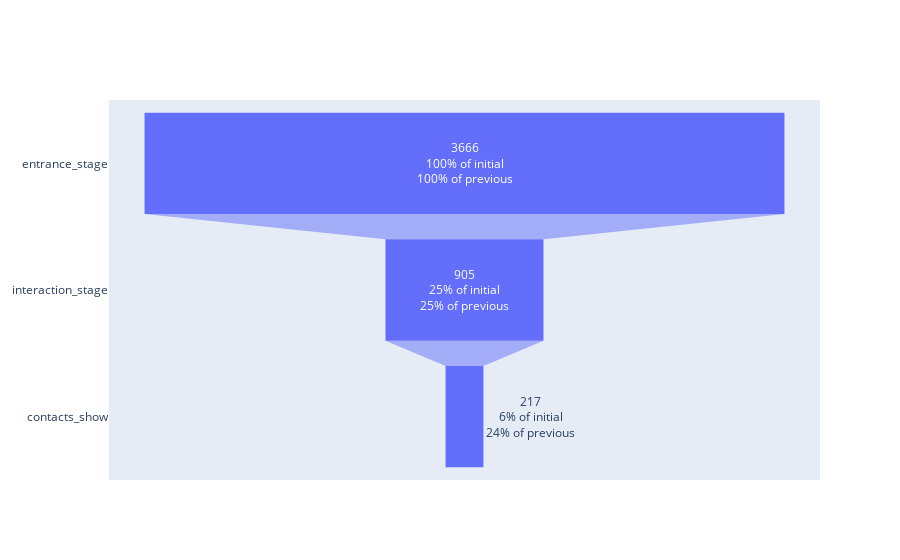

Source (notebook cell):
### Markdown cell above
Teniendo el evento objetivo como contacts_show, consideramos que todos los usuarios deben haber primero visto un anuncio recomendado o buscado un anuncio.

Luego, los usuarios debieron o hacer click en el anuncio recomendado o abrir el anuncio buscado.

Finalmente, los usuarios dan click en mostrar contacto

El flujo considerado es entrance_stage -> interaction_stage -> contacts_show

### Code cell
# consideramos el flujo: search -> advert_open -> contacts_show
# graficamos el embudo
fig = go.Figure(
    go.Funnel(
        y=["entrance_stage", "interaction_stage", "contacts_show"],
        x=[entrance_stage_nusers, interaction_stage_nusers, contacts_show_nusers],
        textinfo="value+percent previous+percent initial",
    )
)

fig.show()

### Figure 1 — Plotly figure (JSON) as saved in the notebook; plotly's stock layout.template omitted (floating-point values rounded to 4 significant figures)
{"data": [{"textinfo": "value+percent previous+percent initial", "type": "funnel", "x": [3666, 905, 217], "y": ["entrance_stage", "interaction_stage", "contacts_show"]}], "layout": {}}
